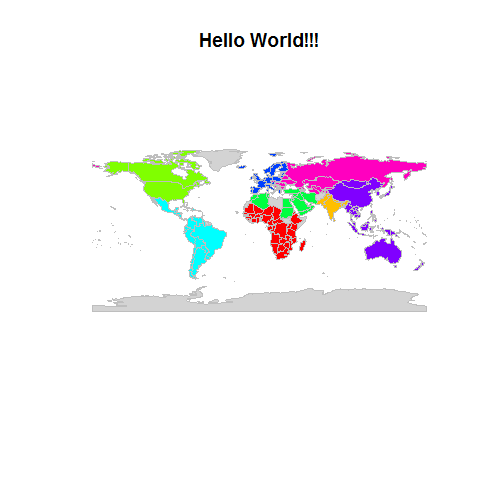

The R source for this figure:
graphics.off()     # reset graphics
require(rworldmap) # load package for maps
data("countryExData", envir = environment()) # load data to plot 
# plot worldmap with different colors
mapCountryData(joinCountryData2Map(countryExData), nameColumnToPlot = "EPI_regions", catMethod = "categorical", mapTitle = "Hello World!!!", 
               colourPalette = "rainbow", missingCountryCol = "lightgrey", addLegend = FALSE)
